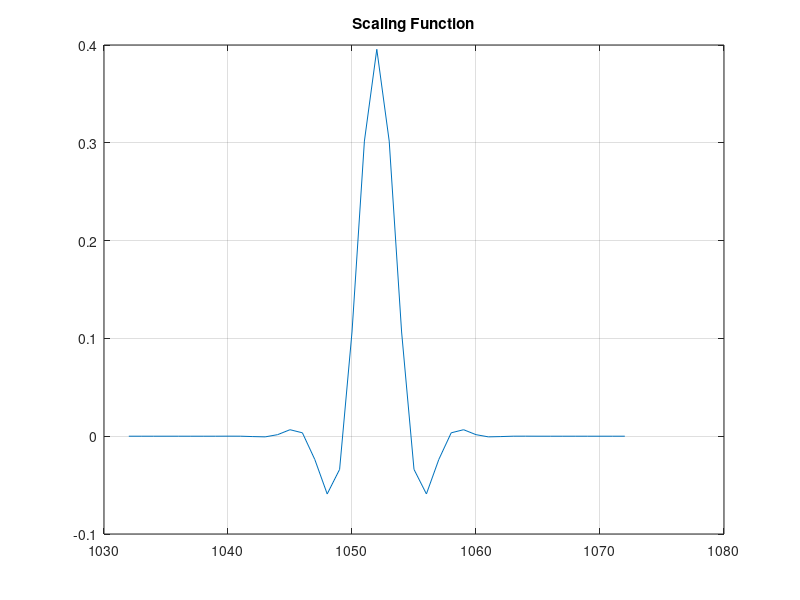
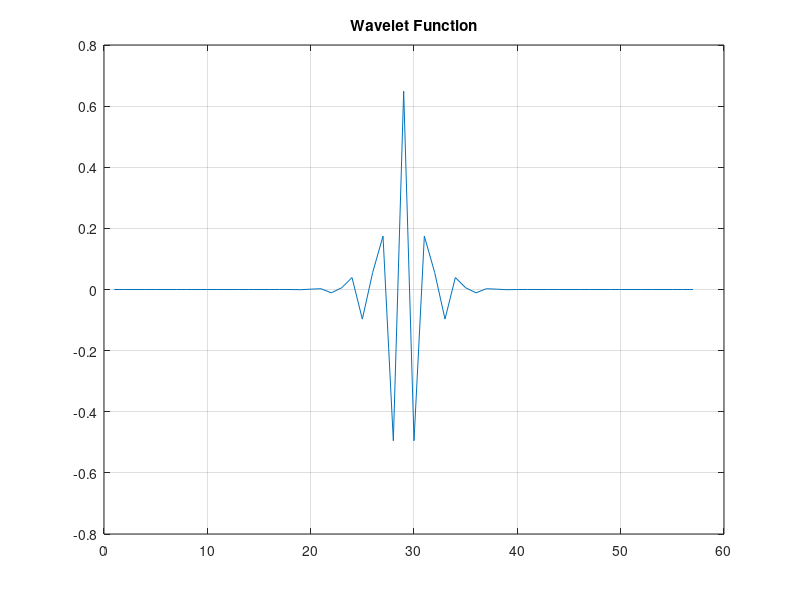

Reproduce these figures in MATLAB, in order.
clc;
clear;

h = [0.001590, -0.056193, 0.056736, 0.493436, 0.493436, 0.056736, -0.056193, 0.001590];

h = h / sum(h);

phi = zeros(1, 2048); 
phi(floor(length(phi)/2)) = 1; 

iterations = 8; 
for i = 1:iterations
    phi = conv(phi, h); 
    phi = phi / sum(phi); 
end


midpoint = floor(length(phi)/2);
range = (midpoint-20):(midpoint+20); 

% Plot phi
figure(1);
plot(range, phi(range));
title('Scaling Function');
grid on;

g = zeros(1, length(h));
for n = 1:length(h)
    g(n) = (-1)^n * h(length(h) - n + 1); 
end


psi = [1]; 
for i = 1:iterations
    psi = conv(psi, g); 
    psi = psi / norm(psi, 2); 
end

% Plot psi
figure(2);
plot(psi);
title('Wavelet Function');
grid on;


% Save Results
save("..\Results\phi.mat", "phi");
save("..\Results\psi.mat", "psi");